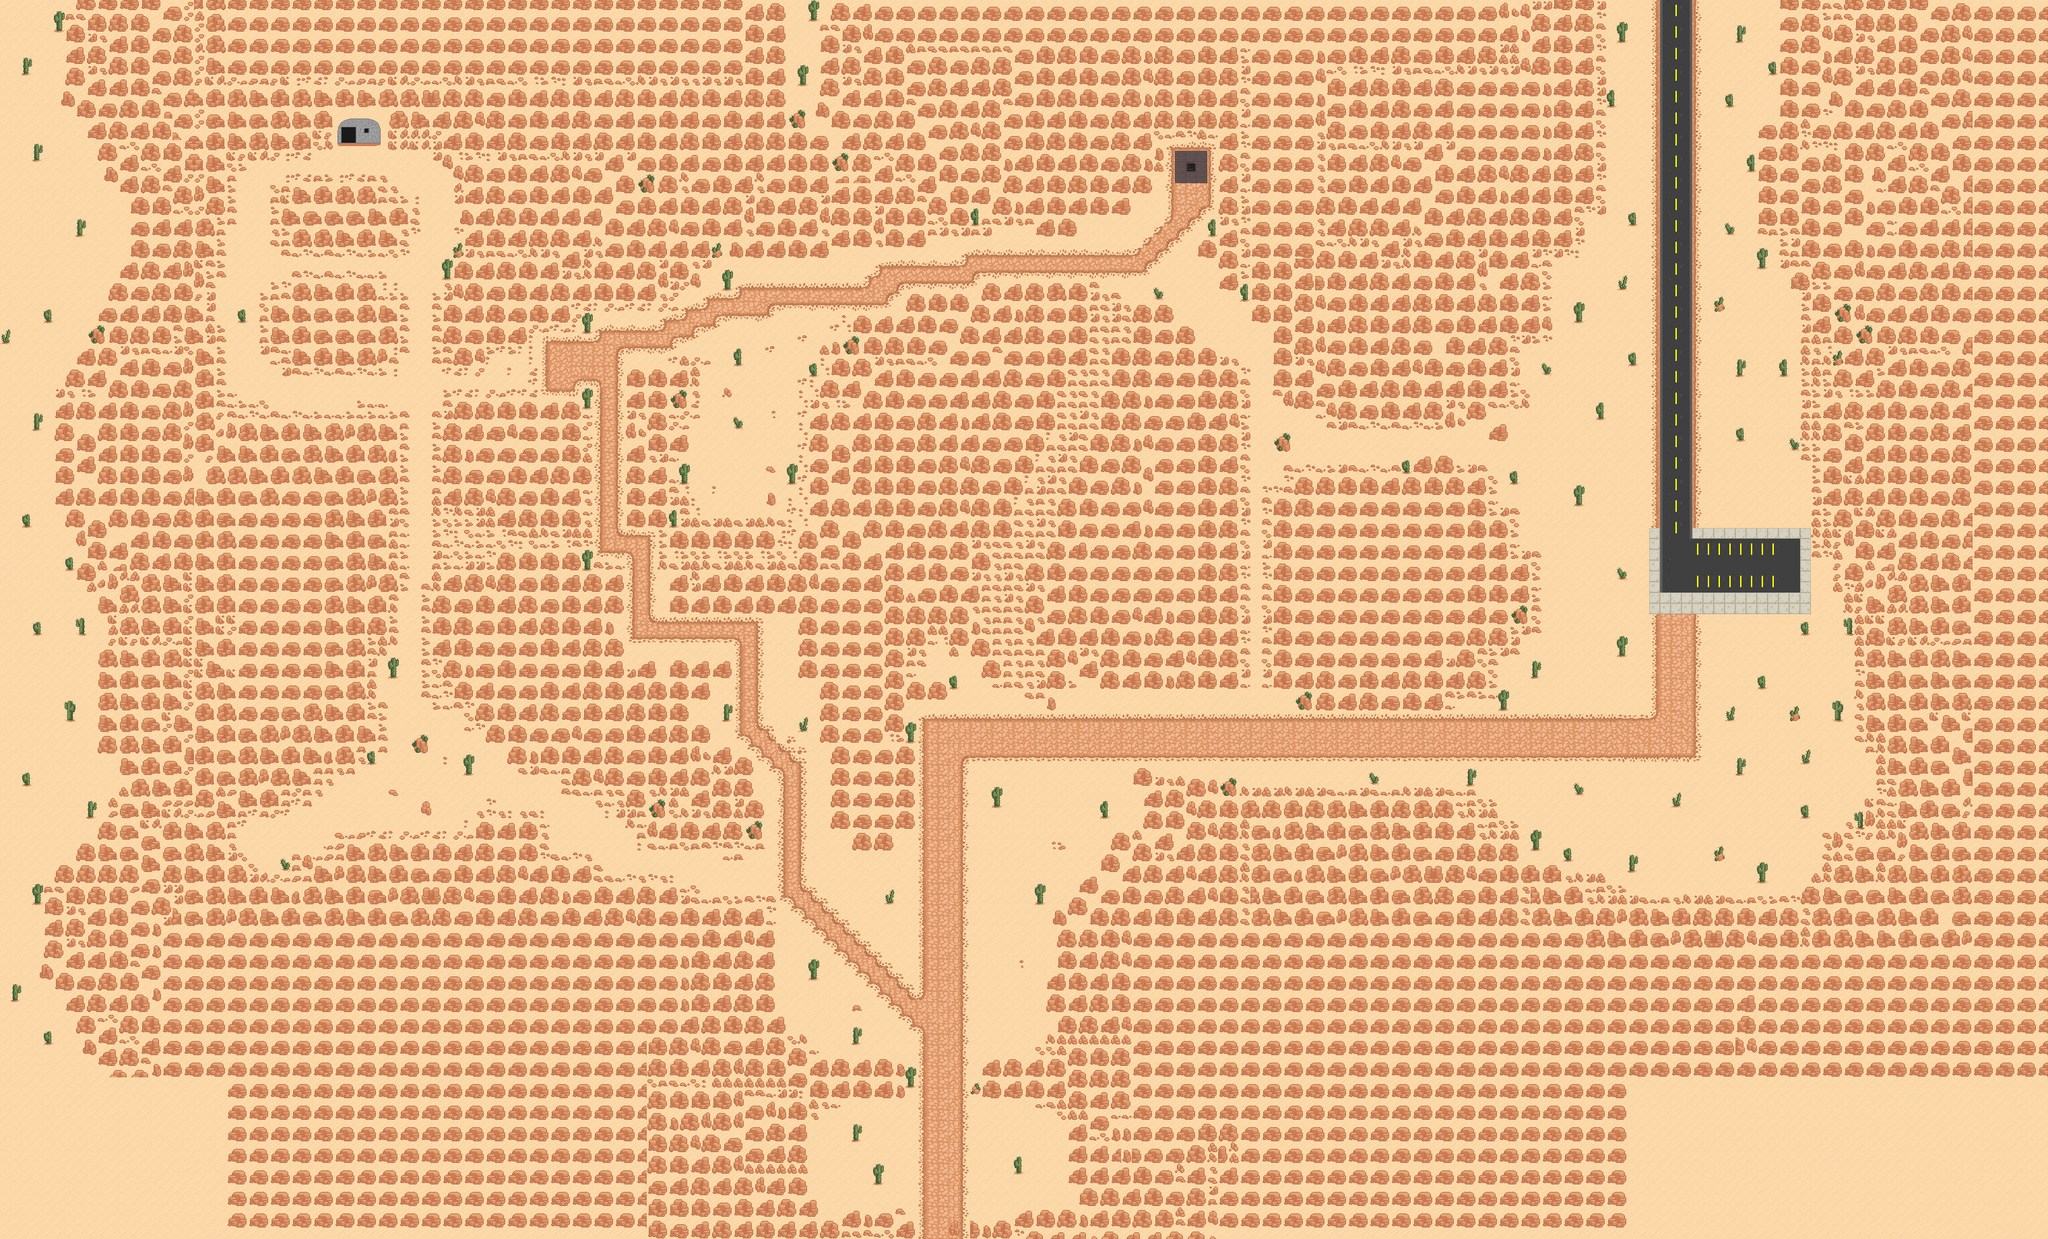

This is a level from a 2D game, rendered from its Tiled map with the project's own tilesets. A one-line summary and the map file follow, with tile-layer data summarised:
An orthogonal 190x115 tile map with 16x16 px tiles, 2 tile layers (Sand, Rocks) and 278 objects (90x Zombie, 65x BulletItem, 6x Medkit, 4x CrawlingNpc, 3x Entrance, ...).

<map version="1.2" tiledversion="1.2.4" orientation="orthogonal" renderorder="left-up" width="190" height="115" tilewidth="16" tileheight="16" infinite="0" nextlayerid="21" nextobjectid="202">
 <tileset firstgid="1" name="FULL_DESERT_TILESET_WIP" tilewidth="16" tileheight="16" tilecount="1024" columns="32">
  <image source="../../textures/map/FULL_DESERT_TILESET_WIP.png" width="512" height="512" />
  <tile id="6">
   <objectgroup draworder="index">
    <object id="5" x="0" y="0" width="16" height="16" />
   </objectgroup>
  </tile>
  <tile id="7">
   <objectgroup draworder="index">
    <object id="1" x="0.0909091" y="14" width="15.7273" height="2" />
   </objectgroup>
  </tile>
  <tile id="8">
   <objectgroup draworder="index">
    <object id="3" x="0" y="5.81818" width="16" height="10" />
   </objectgroup>
  </tile>
  <tile id="9">
   <objectgroup draworder="index">
    <object id="1" x="0" y="6" width="16" height="9.90909" />
   </objectgroup>
  </tile>
  <tile id="10">
   <objectgroup draworder="index">
    <object id="1" x="7.27273" y="13.3636" height="0.0909091" />
    <object id="2" x="0" y="12" width="15.7273" height="4" />
   </objectgroup>
  </tile>
  <tile id="11">
   <objectgroup draworder="index">
    <object id="1" x="0" y="8.90909" width="16" height="7.09091" />
   </objectgroup>
  </tile>
  <tile id="38">
   <objectgroup draworder="index">
    <object id="1" x="0" y="0" width="16" height="16" />
   </objectgroup>
  </tile>
  <tile id="39">
   <objectgroup draworder="index">
    <object id="1" x="0" y="0" width="16" height="16" />
   </objectgroup>
  </tile>
  <tile id="40">
   <objectgroup draworder="index">
    <object id="1" x="0" y="0" width="16" height="16" />
   </objectgroup>
  </tile>
  <tile id="41">
   <objectgroup draworder="index">
    <object id="1" x="0" y="0" width="14" height="16" />
   </objectgroup>
  </tile>
  <tile id="42">
   <objectgroup draworder="index">
    <object id="1" x="0" y="0" width="16" height="16" />
   </objectgroup>
  </tile>
  <tile id="43">
   <objectgroup draworder="index">
    <object id="1" x="0" y="0" width="16" height="16" />
   </objectgroup>
  </tile>
  <tile id="57">
   <objectgroup draworder="index">
    <object id="1" x="0" y="0" width="16" height="16" />
   </objectgroup>
  </tile>
  <tile id="70">
   <objectgroup draworder="index">
    <object id="1" x="0.181818" y="8" width="15.8182" height="8" />
   </objectgroup>
  </tile>
  <tile id="71">
   <objectgroup draworder="index">
    <object id="1" x="0" y="4" width="15.9091" height="12" />
   </objectgroup>
  </tile>
  <tile id="72">
   <objectgroup draworder="index">
    <object id="1" x="0" y="8.27273" width="15.7273" height="7.72727" />
   </objectgroup>
  </tile>
  <tile id="73">
   <objectgroup draworder="index">
    <object id="1" x="0.181818" y="7.90909" width="15.5455" height="8.09091" />
   </objectgroup>
  </tile>
  <tile id="79">
   <objectgroup draworder="index">
    <object id="3" x="0" y="6" width="16" height="10" />
   </objectgroup>
  </tile>
  <tile id="80">
   <objectgroup draworder="index">
    <object id="1" x="0" y="6" width="16" height="10" />
   </objectgroup>
  </tile>
  <tile id="88">
   <objectgroup draworder="index">
    <object id="1" x="0" y="0" width="16" height="16" />
   </objectgroup>
  </tile>
  <tile id="89">
   <objectgroup draworder="index">
    <object id="1" x="0" y="0" width="16" height="16" />
   </objectgroup>
  </tile>
  <tile id="90">
   <objectgroup draworder="index">
    <object id="1" x="0" y="0" width="16" height="16" />
   </objectgroup>
  </tile>
  <tile id="102">
   <objectgroup draworder="index">
    <object id="1" x="0" y="0" width="16" height="16" />
   </objectgroup>
  </tile>
  <tile id="103">
   <objectgroup draworder="index">
    <object id="1" x="0" y="0" width="16" height="16" />
   </objectgroup>
  </tile>
  <tile id="104">
   <objectgroup draworder="index">
    <object id="1" x="2" y="0" width="12" height="9" />
   </objectgroup>
  </tile>
  <tile id="105">
   <objectgroup draworder="index">
    <object id="1" x="0" y="0" width="16" height="16" />
   </objectgroup>
  </tile>
  <tile id="110">
   <objectgroup draworder="index">
    <object id="1" x="0" y="0" width="16" height="16" />
   </objectgroup>
  </tile>
  <tile id="111">
   <objectgroup draworder="index">
    <object id="1" x="0" y="0" width="16" height="16" />
   </objectgroup>
  </tile>
  <tile id="112">
   <objectgroup draworder="index">
    <object id="1" x="0" y="0" width="16" height="16" />
   </objectgroup>
  </tile>
  <tile id="113">
   <objectgroup draworder="index">
    <object id="1" x="0" y="0" width="16" height="16" />
   </objectgroup>
  </tile>
  <tile id="119">
   <objectgroup draworder="index">
    <object id="1" x="0" y="6" width="16" height="10" />
   </objectgroup>
  </tile>
  <tile id="120">
   <objectgroup draworder="index">
    <object id="3" x="0" y="6" width="16" height="10" />
   </objectgroup>
  </tile>
  <tile id="121">
   <objectgroup draworder="index">
    <object id="1" x="0" y="6" width="16" height="10" />
   </objectgroup>
  </tile>
  <tile id="122">
   <objectgroup draworder="index">
    <object id="1" x="0" y="6" width="16" height="10" />
   </objectgroup>
  </tile>
  <tile id="123">
   <objectgroup draworder="index">
    <object id="2" x="0" y="6" width="16" height="10" />
   </objectgroup>
  </tile>
  <tile id="124">
   <objectgroup draworder="index">
    <object id="1" x="0" y="6" width="16" height="10" />
   </objectgroup>
  </tile>
  <tile id="129">
   <objectgroup draworder="index">
    <object id="1" x="2" y="2" width="12" height="12" />
   </objectgroup>
  </tile>
  <tile id="131">
   <objectgroup draworder="index">
    <object id="1" x="0" y="6" width="16" height="10" />
   </objectgroup>
  </tile>
  <tile id="134">
   <objectgroup draworder="index">
    <object id="1" x="0" y="0" width="16" height="16" />
   </objectgroup>
  </tile>
  <tile id="135">
   <objectgroup draworder="index">
    <object id="1" x="0" y="0" width="16" height="16" />
   </objectgroup>
  </tile>
  <tile id="142">
   <objectgroup draworder="index">
    <object id="1" x="0" y="0" width="16" height="16" />
   </objectgroup>
  </tile>
  <tile id="143">
   <objectgroup draworder="index">
    <object id="1" x="0" y="0" width="16" height="16" />
   </objectgroup>
  </tile>
  <tile id="144">
   <objectgroup draworder="index">
    <object id="1" x="0" y="0" width="16" height="16" />
   </objectgroup>
  </tile>
  <tile id="145">
   <objectgroup draworder="index">
    <object id="1" x="0" y="0" width="16" height="16" />
   </objectgroup>
  </tile>
  <tile id="151">
   <objectgroup draworder="index">
    <object id="1" x="0" y="0" width="5" height="16" />
   </objectgroup>
  </tile>
  <tile id="156">
   <objectgroup draworder="index">
    <object id="1" x="11" y="0" width="5" height="16" />
   </objectgroup>
  </tile>
  <tile id="161">
   <objectgroup draworder="index">
    <object id="1" x="3" y="0" width="10" height="14" />
   </objectgroup>
  </tile>
  <tile id="163">
   <objectgroup draworder="index">
    <object id="1" x="0" y="0" width="16" height="10" />
   </objectgroup>
  </tile>
  <tile id="166">
   <objectgroup draworder="index">
    <object id="1" x="0" y="0" width="16" height="16" />
   </objectgroup>
  </tile>
  <tile id="167">
   <objectgroup draworder="index">
    <object id="1" x="0" y="0" width="16" height="16" />
   </objectgroup>
  </tile>
  <tile id="174">
   <objectgroup draworder="index">
    <object id="1" x="0" y="0" width="16" height="16" />
   </objectgroup>
  </tile>
  <tile id="175">
   <objectgroup draworder="index">
    <object id="1" x="0" y="0" width="16" height="16" />
   </objectgroup>
  </tile>
  <tile id="176">
   <objectgroup draworder="index">
    <object id="1" x="0" y="0" width="16" height="16" />
   </objectgroup>
  </tile>
  <tile id="177">
   <objectgroup draworder="index">
    <object id="1" x="0" y="0" width="16" height="16" />
   </objectgroup>
  </tile>
  <tile id="179">
   <objectgroup draworder="index">
    <object id="1" x="0" y="10" width="16" height="6" />
   </objectgroup>
  </tile>
  <tile id="180">
   <objectgroup draworder="index">
    <object id="1" x="0" y="10" width="16" height="6" />
   </objectgroup>
  </tile>
  <tile id="181">
   <objectgroup draworder="index">
    <object id="1" x="0" y="10" width="16" height="6" />
   </objectgroup>
  </tile>
  <tile id="183">
   <objectgroup draworder="index">
    <object id="1" x="0" y="0" width="5" height="16" />
   </objectgroup>
  </tile>
  <tile id="188">
   <objectgroup draworder="index">
    <object id="1" x="11" y="0" width="5" height="16" />
   </objectgroup>
  </tile>
  <tile id="195">
   <objectgroup draworder="index">
    <object id="1" x="4" y="12" width="8" height="4" />
   </objectgroup>
  </tile>
  <tile id="198">
   <objectgroup draworder="index">
    <object id="2" x="0" y="0" width="16" height="16" />
   </objectgroup>
  </tile>
  <tile id="199">
   <objectgroup draworder="index">
    <object id="1" x="0" y="0" width="16" height="16" />
   </objectgroup>
  </tile>
  <tile id="206">
   <objectgroup draworder="index">
    <object id="1" x="0" y="0" width="16" height="16" />
   </objectgroup>
  </tile>
  <tile id="207">
   <objectgroup draworder="index">
    <object id="1" x="0" y="0" width="16" height="16" />
   </objectgroup>
  </tile>
  <tile id="208">
   <objectgroup draworder="index">
    <object id="1" x="0" y="0" width="16" height="16" />
   </objectgroup>
  </tile>
  <tile id="209">
   <objectgroup draworder="index">
    <object id="1" x="0" y="0" width="16" height="16" />
   </objectgroup>
  </tile>
  <tile id="211">
   <objectgroup draworder="index">
    <object id="1" x="0" y="0" width="16" height="16" />
   </objectgroup>
  </tile>
  <tile id="212">
   <objectgroup draworder="index">
    <object id="1" x="0" y="0" width="16" height="16" />
   </objectgroup>
  </tile>
  <tile id="213">
   <objectgroup draworder="index">
    <object id="1" x="0" y="0" width="16" height="16" />
   </objectgroup>
  </tile>
  <tile id="215">
   <objectgroup draworder="index">
    <object id="1" x="0" y="0" width="5" height="16" />
   </objectgroup>
  </tile>
  <tile id="216">
   <objectgroup draworder="index">
    <object id="1" x="0" y="0" width="16" height="16" />
   </objectgroup>
  </tile>
  <tile id="217">
   <objectgroup draworder="index">
    <object id="1" x="0" y="0" width="16" height="16" />
   </objectgroup>
  </tile>
  <tile id="219">
   <objectgroup draworder="index">
    <object id="1" x="0" y="6" width="16" height="10" />
   </objectgroup>
  </tile>
  <tile id="220">
   <objectgroup draworder="index">
    <object id="1" x="0" y="6" width="16" height="10" />
   </objectgroup>
  </tile>
  <tile id="227">
   <objectgroup draworder="index">
    <object id="1" x="0" y="0" width="16" height="16" />
   </objectgroup>
  </tile>
  <tile id="230">
   <objectgroup draworder="index">
    <object id="1" x="0" y="0" width="16" height="16" />
   </objectgroup>
  </tile>
  <tile id="231">
   <objectgroup draworder="index">
    <object id="1" x="0" y="0" width="16" height="16" />
   </objectgroup>
  </tile>
  <tile id="247">
   <objectgroup draworder="index">
    <object id="1" x="0" y="6" width="16" height="10" />
   </objectgroup>
  </tile>
  <tile id="248">
   <objectgroup draworder="index">
    <object id="1" x="0" y="0" width="16" height="16" />
   </objectgroup>
  </tile>
  <tile id="249">
   <objectgroup draworder="index">
    <object id="1" x="0" y="0" width="16" height="16" />
   </objectgroup>
  </tile>
  <tile id="250">
   <objectgroup draworder="index">
    <object id="1" x="0" y="6" width="16" height="10" />
   </objectgroup>
  </tile>
  <tile id="259">
   <objectgroup draworder="index">
    <object id="1" x="0" y="0" width="16" height="16" />
   </objectgroup>
  </tile>
  <tile id="262">
   <objectgroup draworder="index">
    <object id="1" x="0" y="0" width="16" height="16" />
   </objectgroup>
  </tile>
  <tile id="263">
   <objectgroup draworder="index">
    <object id="1" x="0" y="0" width="16" height="16" />
   </objectgroup>
  </tile>
  <tile id="291">
   <objectgroup draworder="index">
    <object id="1" x="0" y="0" width="16" height="16" />
   </objectgroup>
  </tile>
  <tile id="294">
   <objectgroup draworder="index">
    <object id="1" x="0" y="0" width="16" height="16" />
   </objectgroup>
  </tile>
  <tile id="295">
   <objectgroup draworder="index">
    <object id="1" x="0" y="0" width="16" height="16" />
   </objectgroup>
  </tile>
  <tile id="312">
   <objectgroup draworder="index">
    <object id="1" x="0" y="3" width="16" height="13" />
   </objectgroup>
  </tile>
  <tile id="323">
   <objectgroup draworder="index">
    <object id="1" x="0" y="7.09091" width="16" height="8.90909" />
   </objectgroup>
  </tile>
  <tile id="344">
   <objectgroup draworder="index">
    <object id="1" x="0" y="0" width="2" height="16" />
   </objectgroup>
  </tile>
  <tile id="355">
   <objectgroup draworder="index">
    <object id="1" x="0" y="0" width="16" height="16" />
   </objectgroup>
  </tile>
  <tile id="422">
   <objectgroup draworder="index">
    <object id="1" x="6.90909" y="3.90909" width="9" height="11.9091" />
   </objectgroup>
  </tile>
  <tile id="423">
   <objectgroup draworder="index">
    <object id="1" x="0" y="0" width="16" height="16" />
   </objectgroup>
  </tile>
  <tile id="424">
   <objectgroup draworder="index">
    <object id="1" x="0" y="0" width="16" height="16" />
   </objectgroup>
  </tile>
  <tile id="425">
   <objectgroup draworder="index">
    <object id="1" x="0" y="0" width="16" height="16" />
   </objectgroup>
  </tile>
  <tile id="426">
   <objectgroup draworder="index">
    <object id="2" x="0" y="7" width="5" height="9" />
   </objectgroup>
  </tile>
  <tile id="454">
   <objectgroup draworder="index">
    <object id="1" x="4" y="0" width="12" height="16" />
   </objectgroup>
  </tile>
  <tile id="455">
   <objectgroup draworder="index">
    <object id="1" x="0" y="0" width="16" height="16" />
   </objectgroup>
  </tile>
  <tile id="456">
   <objectgroup draworder="index">
    <object id="1" x="0" y="0" width="16" height="16" />
   </objectgroup>
  </tile>
  <tile id="457">
   <objectgroup draworder="index">
    <object id="1" x="0" y="0" width="16" height="16" />
   </objectgroup>
  </tile>
  <tile id="458">
   <objectgroup draworder="index">
    <object id="1" x="0" y="0" width="5" height="16" />
   </objectgroup>
  </tile>
  <tile id="486">
   <objectgroup draworder="index">
    <object id="1" x="4" y="0" width="12" height="9" />
   </objectgroup>
  </tile>
  <tile id="487">
   <objectgroup draworder="index">
    <object id="1" x="0" y="0" width="16" height="9" />
   </objectgroup>
  </tile>
  <tile id="488">
   <objectgroup draworder="index">
    <object id="1" x="0" y="0" width="16" height="9" />
   </objectgroup>
  </tile>
  <tile id="489">
   <objectgroup draworder="index">
    <object id="1" x="0" y="0" width="16" height="9" />
   </objectgroup>
  </tile>
  <tile id="490">
   <objectgroup draworder="index">
    <object id="1" x="0" y="0.0909091" width="4.72727" height="7.72727" />
   </objectgroup>
  </tile>
 </tileset>
 <layer id="17" name="Sand" width="190" height="115">
  <data>[21850 cells, 21850 non-empty, 3 distinct tile ids]</data>
 </layer>
 <layer id="18" name="Rocks" width="190" height="115">
  <data>[21850 cells, 16710 non-empty, 115 distinct tile ids]</data>
 </layer>
 <objectgroup id="16" name="gameObjects">
  <object id="1" type="Player" x="1402" y="1307.33">
   <point />
  </object>
  <object id="2" type="Camera" x="1087" y="1326" width="640" height="480" />
  <object id="3" type="Entrance" x="1760" y="240.667" width="16" height="16">
   <properties>
    <property name="gotoScene" type="file" value="../sewage.xml" />
    <property name="gotoX" type="float" value="420" />
    <property name="gotoY" type="float" value="1470" />
    <property name="isEntranceWithCustomPosition" type="bool" value="true" />
   </properties>
  </object>
  <object id="5" type="Entrance" x="2374" y="179.333" width="224.667" height="141.333">
   <properties>
    <property name="gotoScene" type="file" value="../citySouth.xml" />
    <property name="gotoX" type="float" value="540" />
    <property name="gotoY" type="float" value="1900" />
    <property name="isEntranceWithCustomPosition" type="bool" value="true" />
   </properties>
  </object>
  <object id="7" type="Zombie" x="1165" y="635.333">
   <point />
  </object>
  <object id="8" type="Zombie" x="1061.5" y="591.667">
   <point />
  </object>
  <object id="9" type="Zombie" x="1590.25" y="361.166">
   <point />
  </object>
  <object id="10" type="Zombie" x="1702.67" y="352">
   <point />
  </object>
  <object id="11" type="Zombie" x="394" y="1272">
   <point />
  </object>
  <object id="12" type="Zombie" x="463.333" y="1208">
   <point />
  </object>
  <object id="13" type="Zombie" x="471.333" y="1274.67">
   <point />
  </object>
  <object id="14" type="Zombie" x="332.667" y="418">
   <point />
  </object>
  <object id="15" type="Zombie" x="354" y="352.667">
   <point />
  </object>
  <object id="16" type="Zombie" x="623.333" y="291.333">
   <point />
  </object>
  <object id="17" type="Zombie" x="660.667" y="360.667">
   <point />
  </object>
  <object id="18" type="Zombie" x="340.667" y="482">
   <point />
  </object>
  <object id="19" type="Zombie" x="641" y="553.334">
   <point />
  </object>
  <object id="20" type="Zombie" x="612" y="552.667">
   <point />
  </object>
  <object id="21" type="Zombie" x="1070.33" y="651.333">
   <point />
  </object>
  <object id="22" type="Zombie" x="1129.33" y="687.333">
   <point />
  </object>
  <object id="23" type="Zombie" x="1125" y="602.333">
   <point />
  </object>
  <object id="25" type="Zombie" x="1167.33" y="1049.33">
   <point />
  </object>
  <object id="26" type="Zombie" x="1118.33" y="1083.33">
   <point />
  </object>
  <object id="27" type="Zombie" x="1164.33" y="1127.33">
   <point />
  </object>
  <object id="28" type="Zombie" x="416.167" y="1242.33">
   <point />
  </object>
  <object id="29" type="Zombie" x="531.5" y="1175.33">
   <point />
  </object>
  <object id="30" type="Zombie" x="493.5" y="1245">
   <point />
  </object>
  <object id="31" type="Zombie" x="852.833" y="1242">
   <point />
  </object>
  <object id="32" type="Zombie" x="896.833" y="1270">
   <point />
  </object>
  <object id="33" type="Zombie" x="395.333" y="311.333">
   <point />
  </object>
  <object id="34" type="Zombie" x="379.333" y="587.333">
   <point />
  </object>
  <object id="35" type="Zombie" x="346" y="551.333">
   <point />
  </object>
  <object id="36" type="Zombie" x="432" y="416">
   <point />
  </object>
  <object id="37" type="Zombie" x="534.667" y="413.333">
   <point />
  </object>
  <object id="38" type="Zombie" x="1745" y="1091.67">
   <point />
  </object>
  <object id="39" type="Zombie" x="1884.67" y="1094.67">
   <point />
  </object>
  <object id="40" type="Zombie" x="1790.67" y="1058">
   <point />
  </object>
  <object id="41" type="Zombie" x="1790" y="1110.67">
   <point />
  </object>
  <object id="42" type="Zombie" x="1849" y="1146.67">
   <point />
  </object>
  <object id="43" type="Zombie" x="1844.67" y="1061.67">
   <point />
  </object>
  <object id="44" type="Zombie" x="1890.67" y="1042.67">
   <point />
  </object>
  <object id="45" type="Zombie" x="2490.33" y="834.333">
   <point />
  </object>
  <object id="46" type="Zombie" x="2630" y="837.333">
   <point />
  </object>
  <object id="47" type="Zombie" x="2536" y="800.663">
   <point />
  </object>
  <object id="48" type="Zombie" x="2535.33" y="853.333">
   <point />
  </object>
  <object id="49" type="Zombie" x="2594.33" y="889.333">
   <point />
  </object>
  <object id="50" type="Zombie" x="2590" y="804.333">
   <point />
  </object>
  </objectgroup>
</map>
<!-- 124 of 278 objects omitted -->
